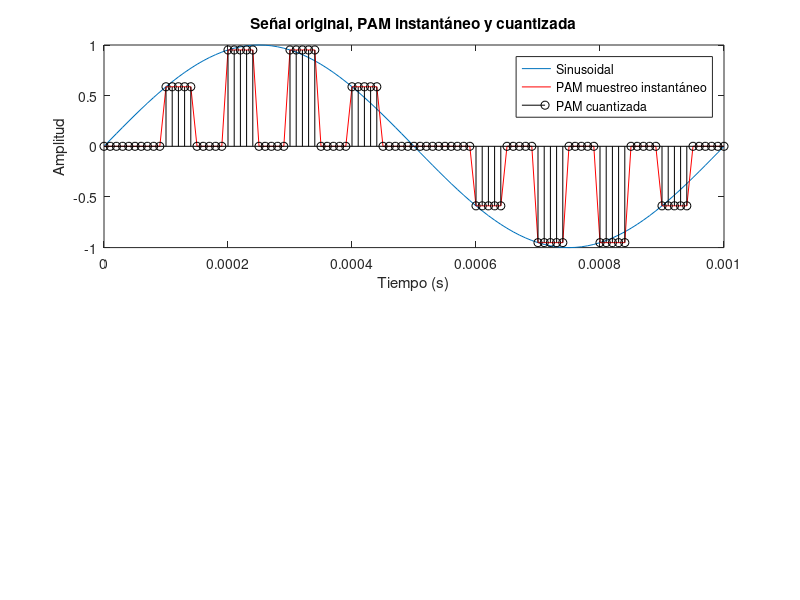

Reproduce this figure in MATLAB. (Note: this script raises an error after producing the figure.)
clc;
close;
clear;
% Definir los parámetros de la señal
A = 1; % amplitud
fc = 1e3; % frecuencia en Hz
fs = 1e5; % frecuencia de muestreo en Hz (configurable)
d = 50; % ciclo de trabajo (configurable)
ts= 1/fc;
cant_muestras=ts/(1/fs);
tau=cant_muestras*d*ts;

% Generar el vector de tiempo
t = 0:1/fs:1/fc;

% Generar la señal sinusoidal
x = A*sin(2*pi*fc*t);

% Graficar la señal generada
% Primera sub-figura

% Tren de pulsos cuadrados con valores 0 y 1
pulso = (square(2*pi*10000*t, d)+1)/2; 
% subplot(3,1,2); % Segunda sub-figura
% plot(t, pulso); % Graficar el tren de pulsos
% xlabel('Tiempo (s)');
% ylabel('Amplitud');
% title('Tren de pulsos');

y = zeros(size(x));     % Inicializar la señal resultante
temp2 = zeros(size(x));
temp=0;
for i = 2:length(x)
    if pulso(i) == 1 && pulso(i-1) == 0
        y(i) = pulso(i) * x(i);
    elseif pulso(i) == 1 && pulso(i-1) == 1
        y(i) = y(i-1);
    else
        y(i) = 0;
    end
end

%Cuantización

N = 15; %Cantidad de bits. (configurable)
M = 2^N; %Palabras de codificación únicas y posibles.

vmax = max(y);
vmin = min(y);
dist = (vmax - vmin) / M;
partition = vmin:dist:vmax;
codebook = vmin-(dist/2):dist:vmax+(dist/2);
[index, quantized] = quantiz(y, partition, codebook);

% Codificación
code = de2bi(index, M);

%  Encoding Process
 figure
 code=de2bi(index,'left-msb');             % Cnvert the decimal to binary
 k=1;
for i=1:length(index)
    for j=1:N
        coded(k)=code(i,j);                  % convert code matrix to a coded row vector
        j=j+1;
        k=k+1;
    end
    i=i+1;
end
                                  % Display the encoded signal
                                  subplot(2,1,1)
 plot(t,x);
xlabel('Tiempo (s)');
ylabel('Amplitud');
title('Señal original, PAM instantáneo y cuantizada');

 hold on
 plot(t,y,"red")
 stem(t,quantized,"black")
 h = legend({'Sinusoidal', 'PAM muestreo instantáneo', 'PAM cuantizada'});
 set(h,'TextColor',[1 0 0; 0 0 1; 0 0 0]);
 hold off

% Error de cuantización
error = y - quantized;